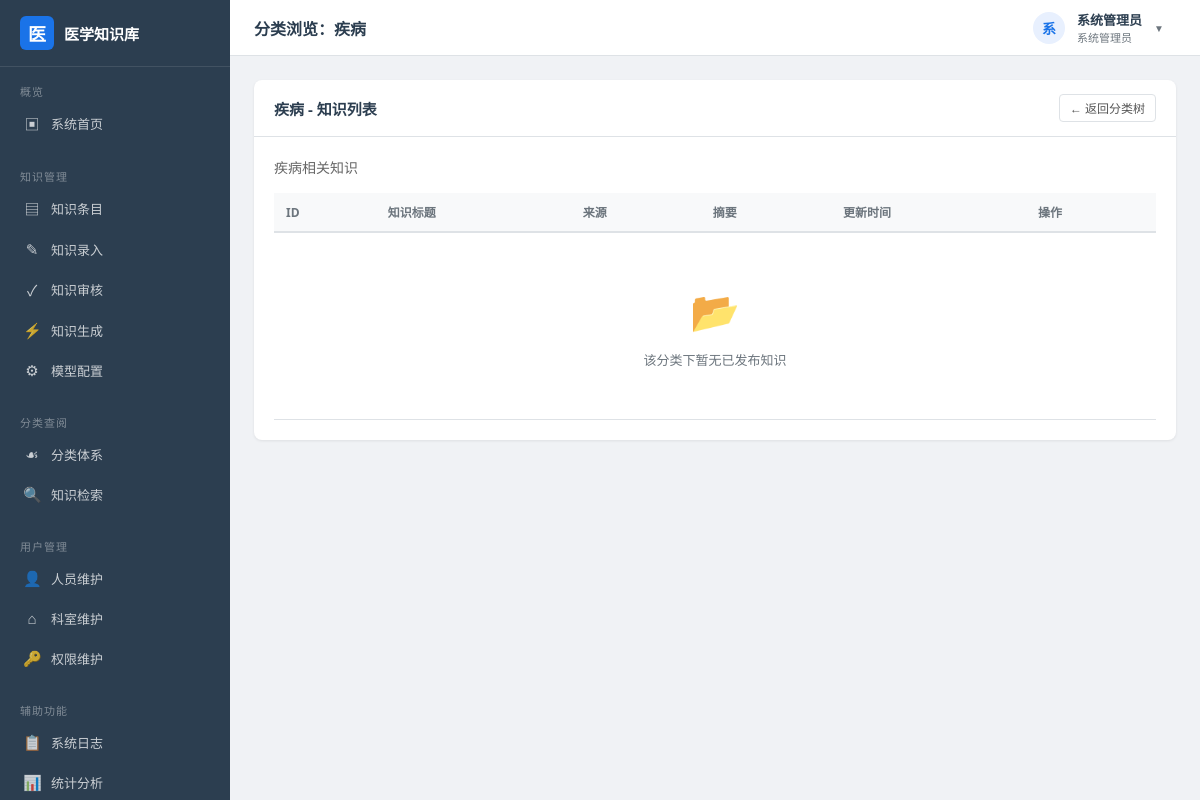
Page /categories/1/browse (signed in) on the earlier database version.
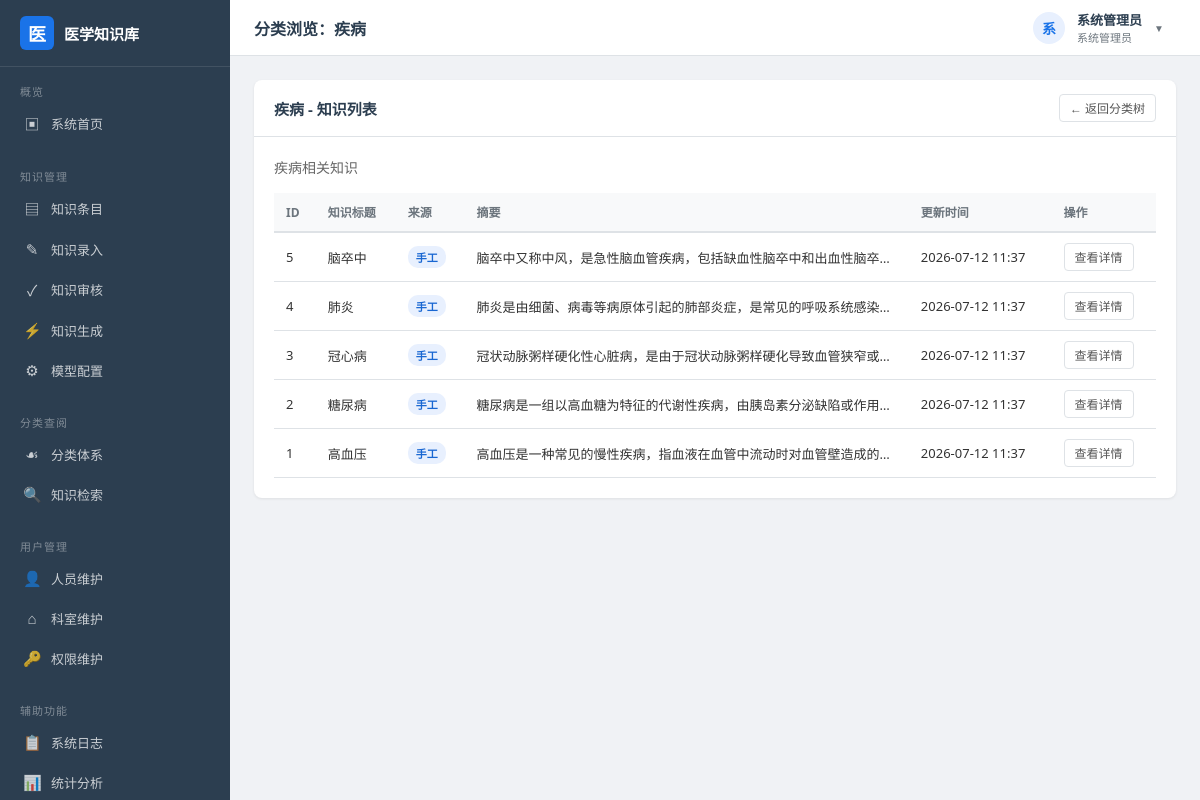
Same page on the later database version.
### models.py (models this page shows, shortened)
class Category(db.Model):
    __tablename__ = "category"
    id = db.Column(db.Integer, primary_key=True, autoincrement=True)
    name = db.Column(db.String(80), nullable=False)
    code = db.Column(db.String(30), unique=True, nullable=False)
    parent_id = db.Column(db.Integer, db.ForeignKey("category.id"), nullable=True)
    level = db.Column(db.Integer, default=1)
    sort_order = db.Column(db.Integer, default=0)
    description = db.Column(db.String(300), default="")
    created_at = db.Column(db.DateTime, default=datetime.now)
    parent = db.relationship("Category", remote_side=[id], backref="sub_categories")
    entries = db.relationship("KnowledgeEntry", backref="category", lazy="dynamic")

class User(db.Model):
    __tablename__ = "user"
    id = db.Column(db.Integer, primary_key=True, autoincrement=True)
    username = db.Column(db.String(50), unique=True, nullable=False)
    real_name = db.Column(db.String(50), nullable=False)
    password_hash = db.Column(db.String(256), nullable=False)
    email = db.Column(db.String(120), default="")
    phone = db.Column(db.String(20), default="")
    department_id = db.Column(db.Integer, db.ForeignKey("department.id"), nullable=True)
    role_id = db.Column(db.Integer, db.ForeignKey("role.id"), nullable=True)
    status = db.Column(db.String(10), default="active")
    failed_attempts = db.Column(db.Integer, default=0)
    lock_time = db.Column(db.DateTime, nullable=True)
    last_login = db.Column(db.DateTime, nullable=True)
    created_at = db.Column(db.DateTime, default=datetime.now)

class Role(db.Model):
    __tablename__ = "role"
    id = db.Column(db.Integer, primary_key=True, autoincrement=True)
    name = db.Column(db.String(50), unique=True, nullable=False)
    code = db.Column(db.String(30), unique=True, nullable=False)
    permissions = db.Column(db.Text, default="")
    remark = db.Column(db.String(200), default="")
    created_at = db.Column(db.DateTime, default=datetime.now)
    users = db.relationship("User", backref="role", lazy="dynamic")

class KnowledgeEntry(db.Model):
    __tablename__ = "knowledge_entry"
    id = db.Column(db.Integer, primary_key=True, autoincrement=True)
    title = db.Column(db.String(200), nullable=False)
    category_id = db.Column(db.Integer, db.ForeignKey("category.id"), nullable=True)
    summary = db.Column(db.Text, default="")
    definition = db.Column(db.Text, default="")
    etiology = db.Column(db.Text, default="")
    clinical_manifestation = db.Column(db.Text, default="")
    diagnosis = db.Column(db.Text, default="")
    treatment = db.Column(db.Text, default="")
    prevention = db.Column(db.Text, default="")
    references = db.Column(db.Text, default="")
    tags = db.Column(db.String(300), default="")
    source = db.Column(db.String(20), default="manual")
    status = db.Column(db.String(20), default="draft")
    version = db.Column(db.Integer, default=1)
    created_by = db.Column(db.Integer, db.ForeignKey("user.id"), nullable=True)
    reviewed_by = db.Column(db.Integer, db.ForeignKey("user.id"), nullable=True)
    created_at = db.Column(db.DateTime, default=datetime.now)
    updated_at = db.Column(db.DateTime, default=datetime.now, onupdate=datetime.now)
    reviewed_at = db.Column(db.DateTime, nullable=True)
    author = db.relationship("User", foreign_keys=[created_by], backref="authored_entries")
    reviewer = db.relationship("User", foreign_keys=[reviewed_by])

### app.py (the view)
    @app.route("/categories/<int:cid>/browse")
    @login_required
    def category_browse(cid):
        cat = Category.query.get_or_404(cid)
        page = request.args.get("page", 1, type=int)
        pagination = KnowledgeEntry.query.filter_by(
            category_id=cid, status="published"
        ).order_by(KnowledgeEntry.updated_at.desc()).paginate(
            page=page, per_page=app.config["PER_PAGE"], error_out=False
        )
        return render_template("category/browse.html", category=cat, entries=pagination.items, pagination=pagination)

### app.py (called while the page is built)
def register_before_handlers(app: Flask):
    @app.before_request
    def _load_current_user():
        uid = session.get("uid")
        g.current_user = None
        if uid:
            g.current_user = User.query.get(uid)
    @app.context_processor
    def _inject_globals():
        return {
            "current_user": g.current_user,
            "current_year": datetime.now().year,
        }

def login_required(func):
    @wraps(func)
    def wrapper(*args, **kwargs):
        if not g.current_user:
            flash("请先登录系统", "warning")
            return redirect(url_for("login", next=request.full_path))
        return func(*args, **kwargs)
    return wrapper

def register_template_helpers(app: Flask):
    @app.template_filter("fmt_date")
    def fmt_date(value):
        if not value:
            return ""
        if isinstance(value, str):
            return value
        return value.strftime("%Y-%m-%d %H:%M")
    @app.template_filter("status_label")
    def status_label(value):
        mapping = {
            "draft": "草稿",
            "pending": "待审核",
            "published": "已发布",
            "rejected": "已驳回",
        }
        return mapping.get(value, value)

### templates/category/browse.html (shortened to what this page needs)
{% extends "layout.html" %}
{% block page_title %}分类浏览：{{ category.name }}{% endblock %}
{% block content %}
<div class="card">
    <div class="card-header">
        <h3>{{ category.name }} - 知识列表</h3>
        <a href="{{ url_for('category_tree') }}" class="btn btn-default btn-sm">← 返回分类树</a>
    </div>
    <div class="card-body">
        <div style="color:#666; margin-bottom:16px;">{{ category.description or '' }}</div>
        <table class="data-table">
            <thead>
                <tr>
                    <th>ID</th>
                    <th>知识标题</th>
                    <th>来源</th>
                    <th>摘要</th>
                    <th>更新时间</th>
                    <th>操作</th>
                </tr>
            </thead>
            <tbody>
                {% for e in entries %}
                <tr>
                    <td>{{ e.id }}</td>
                    <td>{{ e.title }}</td>
                    <td>
                        {% if e.source == 'manual' %}
                            <span class="badge badge-manual">手工</span>
                        {% else %}
                            <span class="badge badge-manual">系统生成</span>
                        {% endif %}
                    </td>
                    <td style="max-width:400px; overflow:hidden; text-overflow:ellipsis; white-space:nowrap;">{{ e.summary or '—' }}</td>
                    <td>{{ e.updated_at|fmt_date }}</td>
                    <td><a href="{{ url_for('entry_detail', eid=e.id) }}" class="btn btn-default btn-sm">查看详情</a></td>
                </tr>
                {% endfor %}
                {% if not entries %}
                <tr><td colspan="6"><div class="empty-state"><div class="icon">📂</div>该分类下暂无已发布知识</div></td></tr>
                {% endif %}
            </tbody>
        </table>
    </div>
</div>
{% endblock %}

### templates/layout.html (shortened to what this page needs)
<!DOCTYPE html>
<html lang="zh-CN">
<head>
    <link rel="stylesheet" href="{{ url_for('static', filename='css/style.css') }}">
</head>
<body>
<div class="app-layout">
    <aside class="sidebar">
        <div class="sidebar-header">
            <div class="icon">医</div>
            <span>医学知识库</span>
        </div>
        <nav class="nav-section">
            <div class="nav-section-title">概览</div>
            <a href="{{ url_for('dashboard') }}" class="nav-item" onclick="navigate(event, this)">
                <span class="nav-icon">▣</span> 系统首页
            </a>
        </nav>
        <nav class="nav-section">
            <div class="nav-section-title">知识管理</div>
            <a href="{{ url_for('knowledge_list') }}" class="nav-item" onclick="navigate(event, this)">
                <span class="nav-icon">▤</span> 知识条目
            </a>
            <a href="{{ url_for('knowledge_create') }}" class="nav-item" onclick="navigate(event, this)">
                <span class="nav-icon">✎</span> 知识录入
            </a>
            <a href="{{ url_for('knowledge_review_list') }}" class="nav-item" onclick="navigate(event, this)">
                <span class="nav-icon">✓</span> 知识审核
            </a>
            <a href="{{ url_for('knowledge_generate') }}" class="nav-item" onclick="navigate(event, this)">
                <span class="nav-icon">⚡</span> 知识生成
            </a>
            <a href="{{ url_for('model_config_list') }}" class="nav-item" onclick="navigate(event, this)">
                <span class="nav-icon">⚙</span> 模型配置
            </a>
        </nav>
        <nav class="nav-section">
            <div class="nav-section-title">分类查阅</div>
            <a href="{{ url_for('category_tree') }}" class="nav-item" onclick="navigate(event, this)">
                <span class="nav-icon">☙</span> 分类体系
            </a>
            <a href="{{ url_for('search') }}" class="nav-item" onclick="navigate(event, this)">
                <span class="nav-icon">🔍</span> 知识检索
            </a>
        </nav>
        <nav class="nav-section">
            <div class="nav-section-title">用户管理</div>
            <a href="{{ url_for('user_list') }}" class="nav-item" onclick="navigate(event, this)">
                <span class="nav-icon">👤</span> 人员维护
            </a>
            <a href="{{ url_for('dept_list') }}" class="nav-item" onclick="navigate(event, this)">
                <span class="nav-icon">⌂</span> 科室维护
            </a>
            <a href="{{ url_for('role_list') }}" class="nav-item" onclick="navigate(event, this)">
                <span class="nav-icon">🔑</span> 权限维护
            </a>
        </nav>
        <nav class="nav-section">
            <div class="nav-section-title">辅助功能</div>
            <a href="{{ url_for('log_list') }}" class="nav-item" onclick="navigate(event, this)">
                <span class="nav-icon">📋</span> 系统日志
            </a>
            <a href="{{ url_for('statistics') }}" class="nav-item" onclick="navigate(event, this)">
                <span class="nav-icon">📊</span> 统计分析
            </a>
        </nav>
    </aside>
    <div class="main-area">
        <header class="topbar">
            <div class="topbar-title">{% block page_title %}系统首页{% endblock %}</div>
            <div class="topbar-user">
                <div class="user-dropdown" id="user-dropdown">
                    <div class="dropdown-trigger">
                        <div class="avatar">{{ current_user.real_name[0] if current_user else '?' }}</div>
                        <div class="info">
                            <div class="name">{{ current_user.real_name if current_user else '' }}</div>
                            <div class="role">{{ current_user.role.name if current_user and current_user.role else '' }}</div>
                        </div>
                        <span class="dropdown-arrow">▼</span>
                    </div>
                </div>
            </div>
        </header>
        <main class="content-area">
            {% block content %}{% endblock %}
        </main>
    </div>
</div>
</body>
</html>

### static/css/style.css (style rules this page uses)
:root { --primary: #1a73e8; --primary-dark: #1557b0; --primary-light: #e8f0fe; --success: #28a745; --warning: #ffc107; --danger: #dc3545; --info: #17a2b8; --dark: #2c3e50; --gray: #6c757d; --light: #f8f9fa; --border: #dee2e6; --sidebar-width: 230px; --header-height: 56px; }
* { margin: 0; padding: 0; box-sizing: border-box; }
body { font-family: "Microsoft YaHei", "PingFang SC", "Segoe UI", Arial, sans-serif; background: #f0f2f5; color: #333; font-size: 14px; }
a { color: var(--primary); text-decoration: none; }
.app-layout { display: flex; min-height: 100vh; }
.sidebar { width: var(--sidebar-width); background: var(--dark); color: #fff; position: fixed; top: 0; left: 0; bottom: 0; overflow-y: auto; z-index: 1000; }
.sidebar-header { padding: 16px 20px; border-bottom: 1px solid rgba(255,255,255,0.1); display: flex; align-items: center; gap: 10px; }
.sidebar-header .icon { width: 34px; height: 34px; background: var(--primary); border-radius: 6px; display: flex; align-items: center; justify-content: center; font-size: 18px; font-weight: bold; }
.sidebar-header span { font-size: 15px; font-weight: 600; }
.nav-section { padding: 8px 0; }
.nav-section-title { padding: 8px 20px 4px; font-size: 11px; color: rgba(255,255,255,0.4); text-transform: uppercase; letter-spacing: 1px; }
.nav-item { display: flex; align-items: center; gap: 10px; padding: 10px 20px; color: rgba(255,255,255,0.75); font-size: 13px; transition: all 0.2s; border-left: 3px solid transparent; }
.nav-icon { width: 18px; text-align: center; font-size: 15px; }
.main-area { margin-left: var(--sidebar-width); flex: 1; display: flex; flex-direction: column; }
.topbar { height: var(--header-height); background: #fff; border-bottom: 1px solid var(--border); display: flex; align-items: center; justify-content: space-between; padding: 0 24px; position: sticky; top: 0; z-index: 999; }
.topbar-title { font-size: 16px; font-weight: 600; color: var(--dark); }
.topbar-user { display: flex; align-items: center; gap: 12px; }
.topbar-user .avatar { width: 32px; height: 32px; background: var(--primary-light); color: var(--primary); border-radius: 50%; display: flex; align-items: center; justify-content: center; font-weight: 600; font-size: 14px; }
.topbar-user .info { font-size: 13px; }
.topbar-user .info .name { font-weight: 600; color: var(--dark); }
.topbar-user .info .role { font-size: 11px; color: var(--gray); }
.content-area { padding: 24px; flex: 1; }
.card { background: #fff; border-radius: 8px; box-shadow: 0 1px 3px rgba(0,0,0,0.08); margin-bottom: 20px; }
.card-header { padding: 14px 20px; border-bottom: 1px solid var(--border); display: flex; align-items: center; justify-content: space-between; }
.card-header h3 { font-size: 15px; font-weight: 600; color: var(--dark); }
.card-body { padding: 20px; }
.data-table { width: 100%; border-collapse: collapse; }
.data-table th { text-align: left; padding: 10px 12px; background: var(--light); font-size: 12px; font-weight: 600; color: var(--gray); border-bottom: 2px solid var(--border); white-space: nowrap; }
.data-table td { padding: 10px 12px; border-bottom: 1px solid var(--border); font-size: 13px; }
.btn { display: inline-flex; align-items: center; gap: 4px; padding: 7px 16px; border: none; border-radius: 4px; font-size: 13px; font-weight: 500; cursor: pointer; transition: all 0.2s; text-decoration: none; }
.btn-default { background: #fff; color: #555; border: 1px solid var(--border); }
.btn-sm { padding: 4px 10px; font-size: 12px; }
.badge { display: inline-block; padding: 3px 8px; border-radius: 10px; font-size: 11px; font-weight: 600; }
.badge-manual { background: #e8f0fe; color: #1967d2; }
.user-dropdown { position: relative; display: flex; align-items: center; cursor: pointer; }
.dropdown-trigger { display: flex; align-items: center; gap: 12px; padding: 8px 12px; border-radius: 6px; transition: background 0.2s; }
.dropdown-arrow { font-size: 10px; color: var(--gray); transition: transform 0.2s; }

Differences in the rows shown:
added KnowledgeEntry: id "5", title "脑卒中", source "手工", summary "脑卒中又称中风，是急性脑血管疾病，包括缺血性脑卒中和出血性脑卒…", updated_at|fmt_date "2026-07-12 11:37"
added KnowledgeEntry: id "4", title "肺炎", source "手工", summary "肺炎是由细菌、病毒等病原体引起的肺部炎症，是常见的呼吸系统感染…", updated_at|fmt_date "2026-07-12 11:37"
added KnowledgeEntry: id "3", title "冠心病", source "手工", summary "冠状动脉粥样硬化性心脏病，是由于冠状动脉粥样硬化导致血管狭窄或…", updated_at|fmt_date "2026-07-12 11:37"
added KnowledgeEntry: id "2", title "糖尿病", source "手工", summary "糖尿病是一组以高血糖为特征的代谢性疾病，由胰岛素分泌缺陷或作用…", updated_at|fmt_date "2026-07-12 11:37"
added KnowledgeEntry: id "1", title "高血压", source "手工", summary "高血压是一种常见的慢性疾病，指血液在血管中流动时对血管壁造成的…", updated_at|fmt_date "2026-07-12 11:37"
Other differences:
text no longer shown: "📂 该分类下暂无已发布知识"
